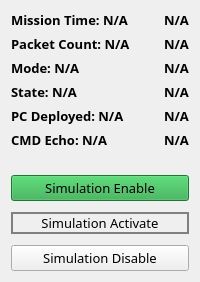
       <widget class="QWidget" name="simulation_container" native="true">
        <property name="sizePolicy">
         <sizepolicy hsizetype="Expanding" vsizetype="Expanding">
          <horstretch>1</horstretch>
          <verstretch>1</verstretch>
         </sizepolicy>
        </property>
        <property name="styleSheet">
         <string notr="true"/>
        </property>
        <layout class="QGridLayout" name="gridLayout">
         <item row="0" column="0">
          <layout class="QVBoxLayout" name="simulation_panel" stretch="1,0,1,0,1,0,1">
           <property name="sizeConstraint">
            <enum>QLayout::SetMinimumSize</enum>
           </property>
           <item>
            <layout class="QHBoxLayout" name="horizontalLayout" stretch="1,0">
             <item>
              <layout class="QVBoxLayout" name="verticalLayout_6">
               <item>
                <widget class="QLabel" name="mission_time">
                 <property name="sizePolicy">
                  <sizepolicy hsizetype="Preferred" vsizetype="Preferred">
                   <horstretch>0</horstretch>
                   <verstretch>0</verstretch>
                  </sizepolicy>
                 </property>
                 <property name="font">
                  <font>
                   <family>Sans Serif Collection</family>
                   <pointsize>10</pointsize>
                   <weight>75</weight>
                   <bold>true</bold>
                  </font>
                 </property>
                 <property name="styleSheet">
                  <string notr="true"/>
                 </property>
                 <property name="text">
                  <string>Mission Time: N/A</string>
                 </property>
                </widget>
               </item>
               <item>
                <widget class="QLabel" name="packet_count">
                 <property name="font">
                  <font>
                   <family>Sans Serif Collection</family>
                   <pointsize>10</pointsize>
                   <weight>75</weight>
                   <bold>true</bold>
                  </font>
                 </property>
                 <property name="styleSheet">
                  <string notr="true">border: none;</string>
                 </property>
                 <property name="text">
                  <string>Packet Count: N/A</string>
                 </property>
                </widget>
               </item>
               <item>
                <widget class="QLabel" name="mode">
                 <property name="font">
                  <font>
                   <family>Sans Serif Collection</family>
                   <pointsize>10</pointsize>
                   <weight>75</weight>
                   <bold>true</bold>
                  </font>
                 </property>
                 <property name="styleSheet">
                  <string notr="true">border: none;</string>
                 </property>
                 <property name="text">
                  <string>Mode: N/A</string>
                 </property>
                </widget>
               </item>
               <item>
                <widget class="QLabel" name="state">
                 <property name="font">
                  <font>
                   <family>Sans Serif Collection</family>
                   <pointsize>10</pointsize>
                   <weight>75</weight>
                   <bold>true</bold>
                  </font>
                 </property>
                 <property name="styleSheet">
                  <string notr="true">border: none;</string>
                 </property>
                 <property name="text">
                  <string>State: N/A</string>
                 </property>
                </widget>
               </item>
               <item>
                <widget class="QLabel" name="pc_deployed">
                 <property name="font">
                  <font>
                   <family>Sans Serif Collection</family>
                   <pointsize>10</pointsize>
                   <weight>75</weight>
                   <bold>true</bold>
                  </font>
                 </property>
                 <property name="styleSheet">
                  <string notr="true">border: none;</string>
                 </property>
                 <property name="text">
                  <string>PC Deployed: N/A</string>
                 </property>
                </widget>
               </item>
               <item>
                <widget class="QLabel" name="cmd_echo">
                 <property name="font">
                  <font>
                   <family>Sans Serif Collection</family>
                   <pointsize>10</pointsize>
                   <weight>75</weight>
                   <bold>true</bold>
                  </font>
                 </property>
                 <property name="styleSheet">
                  <string notr="true">border: none;</string>
                 </property>
                 <property name="text">
                  <string>CMD Echo: N/A</string>
                 </property>
                </widget>
               </item>
              </layout>
             </item>
             <item>
              <layout class="QVBoxLayout" name="state_fields">
               <item>
                <widget class="QLabel" name="MISSION_TIME">
                 <property name="font">
                  <font>
                   <family>Sans Serif Collection</family>
                   <pointsize>10</pointsize>
                   <weight>75</weight>
                   <bold>true</bold>
                  </font>
                 </property>
                 <property name="text">
                  <string>N/A</string>
                 </property>
                </widget>
               </item>
               <item>
                <widget class="QLabel" name="PACKET_COUNT">
                 <property name="font">
                  <font>
                   <family>Sans Serif Collection</family>
                   <pointsize>10</pointsize>
                   <weight>75</weight>
                   <bold>true</bold>
                  </font>
                 </property>
                 <property name="text">
                  <string>N/A</string>
                 </property>
                </widget>
               </item>
               <item>
                <widget class="QLabel" name="MODE">
                 <property name="font">
                  <font>
                   <family>Sans Serif Collection</family>
                   <pointsize>10</pointsize>
                   <weight>75</weight>
                   <bold>true</bold>
                  </font>
                 </property>
                 <property name="text">
                  <string>N/A</string>
                 </property>
                </widget>
               </item>
               <item>
                <widget class="QLabel" name="STATE">
                 <property name="font">
                  <font>
                   <family>Sans Serif Collection</family>
                   <pointsize>10</pointsize>
                   <weight>75</weight>
                   <bold>true</bold>
                  </font>
                 </property>
                 <property name="text">
                  <string>N/A</string>
                 </property>
                </widget>
               </item>
               <item>
                <widget class="QLabel" name="PC_DEPLOYED">
                 <property name="font">
                  <font>
                   <family>Sans Serif Collection</family>
                   <pointsize>10</pointsize>
                   <weight>75</weight>
                   <bold>true</bold>
                  </font>
                 </property>
                 <property name="text">
                  <string>N/A</string>
                 </property>
                </widget>
               </item>
               <item>
                <widget class="QLabel" name="CMD_ECHO">
                 <property name="font">
                  <font>
                   <family>Sans Serif Collection</family>
                   <pointsize>10</pointsize>
                   <weight>75</weight>
                   <bold>true</bold>
                  </font>
                 </property>
                 <property name="text">
                  <string>N/A</string>
                 </property>
                </widget>
               </item>
              </layout>
             </item>
            </layout>
           </item>
           <item>
            <spacer name="verticalSpacer_10">
             <property name="orientation">
              <enum>Qt::Vertical</enum>
             </property>
             <property name="sizeType">
              <enum>QSizePolicy::Fixed</enum>
             </property>
             <property name="sizeHint" stdset="0">
              <size>
               <width>20</width>
               <height>20</height>
              </size>
             </property>
            </spacer>
           </item>
           <item>
            <widget class="QPushButton" name="sim_enable_button">
             <property name="sizePolicy">
              <sizepolicy hsizetype="Minimum" vsizetype="Minimum">
               <horstretch>0</horstretch>
               <verstretch>0</verstretch>
              </sizepolicy>
             </property>
             <property name="font">
              <font>
               <family>Sans Serif Collection</family>
               <pointsize>10</pointsize>
              </font>
             </property>
             <property name="styleSheet">
              <string notr="true">QPushButton{background-color: rgba(40, 167, 69, 1);} QPushButton:hover{background-color: rgba(36, 149, 62, 1);}</string>
             </property>
             <property name="text">
              <string>Simulation Enable</string>
             </property>
            </widget>
           </item>
           <item>
            <spacer name="verticalSpacer_11">
             <property name="orientation">
              <enum>Qt::Vertical</enum>
             </property>
             <property name="sizeType">
              <enum>QSizePolicy::Fixed</enum>
             </property>
             <property name="sizeHint" stdset="0">
              <size>
               <width>20</width>
               <height>5</height>
              </size>
             </property>
            </spacer>
           </item>
           <item>
            <widget class="QPushButton" name="sim_activate_button">
             <property name="sizePolicy">
              <sizepolicy hsizetype="Minimum" vsizetype="Minimum">
               <horstretch>0</horstretch>
               <verstretch>0</verstretch>
              </sizepolicy>
             </property>
             <property name="font">
              <font>
               <family>Sans Serif Collection</family>
               <pointsize>10</pointsize>
              </font>
             </property>
             <property name="styleSheet">
              <string notr="true">border: 2px solid grey;</string>
             </property>
             <property name="text">
              <string>Simulation Activate</string>
             </property>
            </widget>
           </item>
           <item>
            <spacer name="verticalSpacer_6">
             <property name="orientation">
              <enum>Qt::Vertical</enum>
             </property>
             <property name="sizeType">
              <enum>QSizePolicy::Fixed</enum>
             </property>
             <property name="sizeHint" stdset="0">
              <size>
               <width>20</width>
               <height>5</height>
              </size>
             </property>
            </spacer>
           </item>
           <item>
            <widget class="QPushButton" name="sim_disable_button">
             <property name="sizePolicy">
              <sizepolicy hsizetype="Minimum" vsizetype="Minimum">
               <horstretch>0</horstretch>
               <verstretch>0</verstretch>
              </sizepolicy>
             </property>
             <property name="font">
              <font>
               <family>Sans Serif Collection</family>
               <pointsize>10</pointsize>
               <weight>50</weight>
               <bold>false</bold>
              </font>
             </property>
             <property name="styleSheet">
              <string notr="true"/>
             </property>
             <property name="text">
              <string>Simulation Disable</string>
             </property>
            </widget>
           </item>
          </layout>
         </item>
        </layout>
       </widget>
